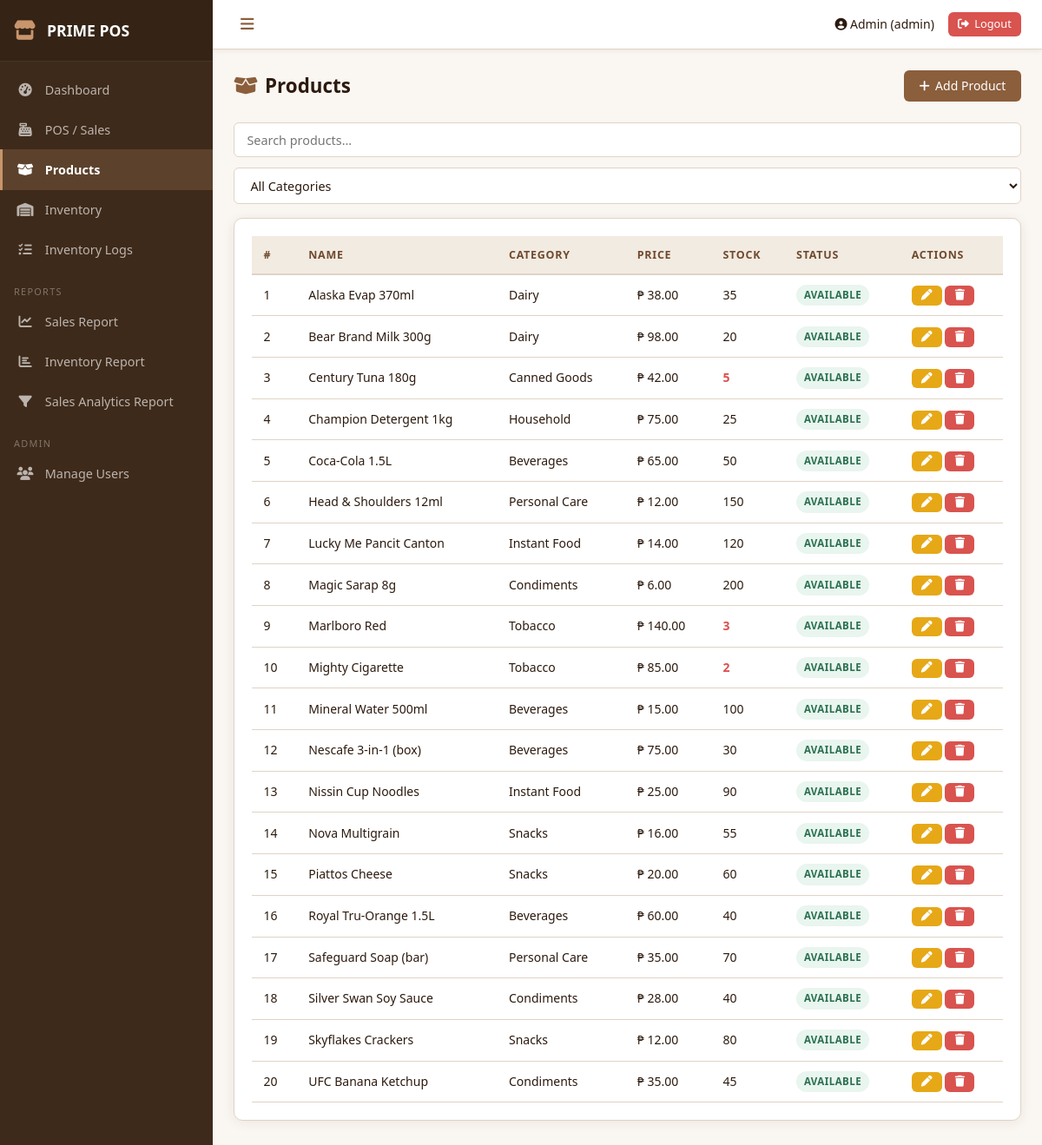
The page /products/index.php (signed in) on the database its author committed.
### tables this page shows
CREATE TABLE IF NOT EXISTS products (
    id INT AUTO_INCREMENT PRIMARY KEY,
    name VARCHAR(200) NOT NULL,
    price DECIMAL(10,2) NOT NULL DEFAULT 0.00,
    stock INT NOT NULL DEFAULT 0,
    category VARCHAR(100) NOT NULL DEFAULT 'General',
    status ENUM('available','unavailable') NOT NULL DEFAULT 'available',
    created_at TIMESTAMP DEFAULT CURRENT_TIMESTAMP,
    updated_at TIMESTAMP DEFAULT CURRENT_TIMESTAMP ON UPDATE CURRENT_TIMESTAMP
);

### functions/functions.php (called while the page is built, shortened)
<?php
function env(string $key, mixed $default = null): mixed {
    $val = $_ENV[$key] ?? getenv($key);
    return ($val !== false && $val !== '') ? $val : $default;
}
function e(mixed $value): string {
    return htmlspecialchars((string)$value, ENT_QUOTES, 'UTF-8');
}
function currentUser(): ?array {
    return $_SESSION['user'] ?? null;
}
function isAdmin(): bool {
    return ($_SESSION['user']['role'] ?? '') === 'admin';
}
function peso(float $amount): string {
    return '₱ ' . number_format($amount, 2);
}

### config/database.php (called while the page is built)
<?php
require_once __DIR__ . '/../functions/functions.php';
return [
    'host'     => env('DB_HOST', 'casestudy'),
    'dbname'   => env('DB_NAME', 'pos_db'),
    'user'     => env('DB_USER', 'root'),
    'password' => env('DB_PASS', ''),
    'port'     => (int) env('DB_PORT', 3306),
    'charset'  => 'utf8mb4',
];

### core/Database.php (called while the page is built, shortened)
<?php
class Database {
    private static ?PDO $instance = null;
    public static function getInstance(): PDO {
        if (self::$instance === null) {
            $config = require __DIR__ . '/../config/database.php';
            $dsn = sprintf(
                'mysql:host=%s;port=%d;dbname=%s;charset=%s',
                $config['host'],
                $config['port'],
                $config['dbname'],
                $config['charset']
            );
            $options = [
                PDO::ATTR_ERRMODE            => PDO::ERRMODE_EXCEPTION,
                PDO::ATTR_DEFAULT_FETCH_MODE => PDO::FETCH_ASSOC,
                PDO::ATTR_EMULATE_PREPARES   => false,
            ];
            try {
                self::$instance = new PDO($dsn, $config['user'], $config['password'], $options);
            } catch (PDOException $e) {
                die(json_encode(['error' => 'Database connection failed: ' . $e->getMessage()]));
            }
        }
        return self::$instance;
    }
    public static function query(string $sql, array $params = []): PDOStatement {
        $stmt = self::getInstance()->prepare($sql);
        $stmt->execute($params);
        return $stmt;
    }
    public static function fetchAll(string $sql, array $params = []): array {
        return self::query($sql, $params)->fetchAll();
    }
}

### products/index.php (the view, shortened to what this page needs)
<?php
require_once __DIR__ . '/../functions/functions.php';
require_once __DIR__ . '/../core/Database.php';
$search    = $_GET['search'] ?? '';
$params    = [];
$where     = "WHERE 1=1";
$products   = Database::fetchAll("SELECT * FROM products p $where ORDER BY p.name ASC", $params);
include __DIR__ . '/../views/header.php';
?>
<div class="page-header">
    <h2><i class="fa-solid fa-box-open"></i> Products</h2>
    <button class="btn btn-primary" onclick="openModal('addModal')">
        <i class="fa-solid fa-plus"></i> Add Product
    </button>
</div>
<div class="filters">
    <form method="GET" class="filter-form">
        <input type="text" name="search" placeholder="Search products..." value="<?= e($search) ?>">
        <select name="category" onchange="this.form.submit()">
            <option value="">All Categories</option>
        </select>
    </form>
</div>
<div class="card">
    <table class="table">
        <thead>
            <tr>
                <th>#</th>
                <th>Name</th>
                <th>Category</th>
                <th>Price</th>
                <th>Stock</th>
                <th>Status</th>
                <th>Actions</th>
            </tr>
        </thead>
        <tbody>
        <?php if ($products): ?>
            <?php foreach ($products as $i => $p): ?>
            <tr>
                <td><?= $i+1 ?></td>
                <td><?= e($p['name']) ?></td>
                <td><?= e($p['category']) ?></td>
                <td><?= peso((float)$p['price']) ?></td>
                <td class="<?= $p['stock'] <= 5 ? 'text-danger fw-bold' : '' ?>"><?= (int)$p['stock'] ?></td>
                <td><span class="badge badge-<?= $p['status'] === 'available' ? 'success' : 'danger' ?>"><?= e($p['status']) ?></span></td>
                <td>
                    <button class="btn btn-sm btn-warning" onclick="editProduct(<?= htmlspecialchars(json_encode($p), ENT_QUOTES) ?>)">
                        <i class="fa-solid fa-pen"></i>
                    </button>
                    <button class="btn btn-sm btn-danger" onclick="deleteProduct(<?= (int)$p['id'] ?>, '<?= e($p['name']) ?>')">
                        <i class="fa-solid fa-trash"></i>
                    </button>
                </td>
            </tr>
            <?php endforeach; ?>
        <?php else: ?>
            <tr><td colspan="7" class="text-center text-muted">No products found.</td></tr>
        <?php endif; ?>
        </tbody>
    </table>
</div>
<?php include __DIR__ . '/../views/footer.php'; ?>

### views/header.php (shortened to what this page needs)
<?php
require_once __DIR__ . '/../functions/functions.php';
$user   = currentUser();
?>
<!DOCTYPE html>
<html lang="en">
<head>
    <link rel="stylesheet" href="/assets/css/style.css">
    <link rel="stylesheet" href="https://cdnjs.cloudflare.com/ajax/libs/font-awesome/6.5.0/css/all.min.css">
</head>
<body>
<div class="wrapper">
    <?php include __DIR__ . '/sidebar.php'; ?>
    <div class="main-content">
        <header class="topbar">
            <button class="sidebar-toggle" onclick="toggleSidebar()"><i class="fa-solid fa-bars"></i></button>
            <div class="topbar-right">
                <span><i class="fa-solid fa-user-circle"></i> <?= e($user['first_name']) ?> (<?= e($user['role']) ?>)</span>
                <a href="/auth/logout.php" class="btn btn-sm btn-danger"><i class="fa-solid fa-right-from-bracket"></i> Logout</a>
            </div>
        </header>
        <div class="content-area">

### views/sidebar.php
<?php $current = basename($_SERVER['PHP_SELF']); ?>
<aside class="sidebar" id="sidebar">
    <div class="sidebar-brand">
        <i class="fa-solid fa-store"></i>
        <span>PRIME POS</span>
    </div>
    <nav class="sidebar-nav">
        <a href="/dashboard.php" class="<?= $current === 'dashboard.php' ? 'active' : '' ?>">
            <i class="fa-solid fa-gauge-high"></i> Dashboard
        </a>
        <a href="/sales/pos.php" class="<?= $current === 'pos.php' ? 'active' : '' ?>">
            <i class="fa-solid fa-cash-register"></i> POS / Sales
        </a>
        <?php if (isAdmin()): ?>
        <a href="/products/index.php" class="<?= $current === 'index.php' && str_contains($_SERVER['PHP_SELF'], 'products') ? 'active' : '' ?>">
            <i class="fa-solid fa-box-open"></i> Products
        </a>
        <?php endif; ?>
        <a href="/inventory/stock_in.php" class="<?= $current === 'stock_in.php' ? 'active' : '' ?>">
            <i class="fa-solid fa-warehouse"></i> Inventory
        </a>
        <a href="/inventory/logs.php" class="<?= $current === 'logs.php' ? 'active' : '' ?>">
            <i class="fa-solid fa-list-check"></i> Inventory Logs
        </a>
        <?php if (isAdmin()): ?>
        <div class="nav-section">Reports</div>
        <a href="/reports/sales.php" class="<?= $current === 'sales.php' && str_contains($_SERVER['PHP_SELF'], 'reports') ? 'active' : '' ?>">
            <i class="fa-solid fa-chart-line"></i> Sales Report
        </a>
        <a href="/reports/inventory.php" class="<?= $current === 'inventory.php' ? 'active' : '' ?>">
            <i class="fa-solid fa-chart-bar"></i> Inventory Report
        </a>
        <a href="/reports/adhoc.php" class="<?= $current === 'adhoc.php' ? 'active' : '' ?>">
            <i class="fa-solid fa-filter"></i>Sales Analytics Report
        </a>
        <div class="nav-section">Admin</div>
        <a href="/auth/register.php" class="<?= $current === 'register.php' ? 'active' : '' ?>">
            <i class="fa-solid fa-users"></i> Manage Users
        </a>
        <?php endif; ?>
    </nav>
</aside>

### views/footer.php (shortened to what this page needs)
        </div>
    </div>
</div>
</body>
</html>

### rows shown on the page
products: name "Alaska Evap 370ml", category "Dairy", price "₱ 38.00", stock "35", status "AVAILABLE"
products: name "Bear Brand Milk 300g", category "Dairy", price "₱ 98.00", stock "20", status "AVAILABLE"
products: name "Century Tuna 180g", category "Canned Goods", price "₱ 42.00", stock "5", status "AVAILABLE"
products: name "Champion Detergent 1kg", category "Household", price "₱ 75.00", stock "25", status "AVAILABLE"
products: name "Coca-Cola 1.5L", category "Beverages", price "₱ 65.00", stock "50", status "AVAILABLE"
products: name "Head & Shoulders 12ml", category "Personal Care", price "₱ 12.00", stock "150", status "AVAILABLE"
products: name "Lucky Me Pancit Canton", category "Instant Food", price "₱ 14.00", stock "120", status "AVAILABLE"
products: name "Magic Sarap 8g", category "Condiments", price "₱ 6.00", stock "200", status "AVAILABLE"
products: name "Marlboro Red", category "Tobacco", price "₱ 140.00", stock "3", status "AVAILABLE"
products: name "Mighty Cigarette", category "Tobacco", price "₱ 85.00", stock "2", status "AVAILABLE"
products: name "Mineral Water 500ml", category "Beverages", price "₱ 15.00", stock "100", status "AVAILABLE"
products: name "Nescafe 3-in-1 (box)", category "Beverages", price "₱ 75.00", stock "30", status "AVAILABLE"
products: name "Nissin Cup Noodles", category "Instant Food", price "₱ 25.00", stock "90", status "AVAILABLE"
products: name "Nova Multigrain", category "Snacks", price "₱ 16.00", stock "55", status "AVAILABLE"
products: name "Piattos Cheese", category "Snacks", price "₱ 20.00", stock "60", status "AVAILABLE"
products: name "Royal Tru-Orange 1.5L", category "Beverages", price "₱ 60.00", stock "40", status "AVAILABLE"
products: name "Safeguard Soap (bar)", category "Personal Care", price "₱ 35.00", stock "70", status "AVAILABLE"
products: name "Silver Swan Soy Sauce", category "Condiments", price "₱ 28.00", stock "40", status "AVAILABLE"
products: name "Skyflakes Crackers", category "Snacks", price "₱ 12.00", stock "80", status "AVAILABLE"
products: name "UFC Banana Ketchup", category "Condiments", price "₱ 35.00", stock "45", status "AVAILABLE"

### other values the page prints
$user['first_name'] "Admin"
$user['role'] "admin"
